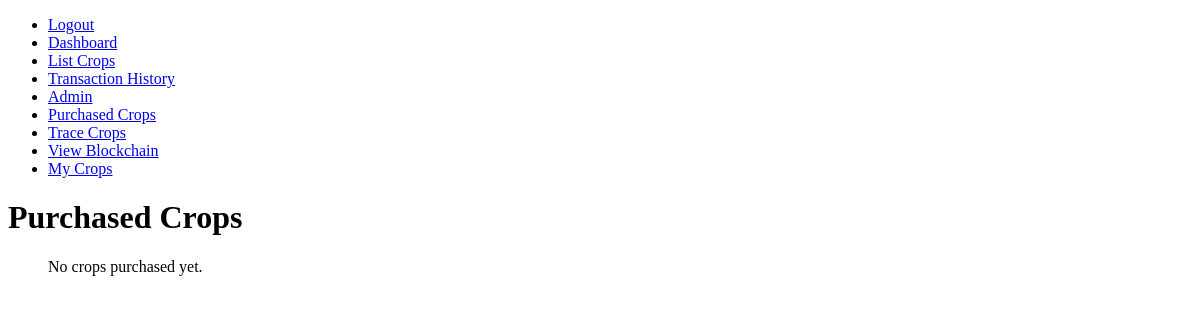
Before: /purchased_crops/ (signed in) with the older database file.
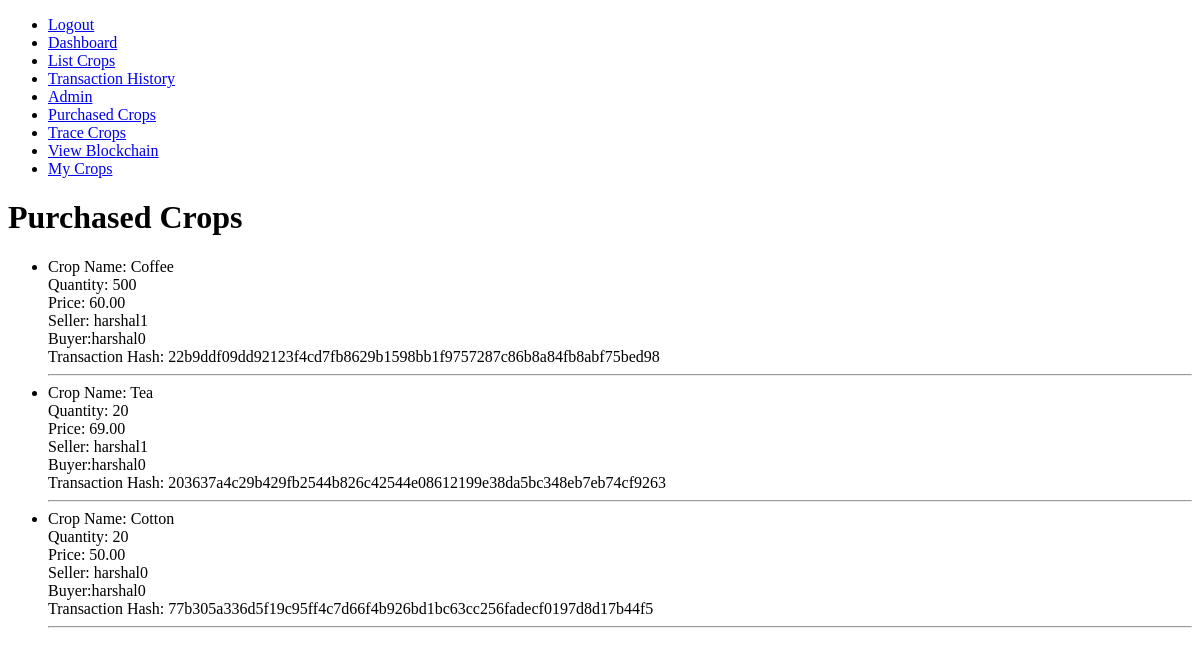
After: the same page with the newer database file.
### supply_chain/models.py (models this page shows, shortened)
class PurchasedCrop(models.Model):
    seller = models.ForeignKey(settings.AUTH_USER_MODEL, related_name='sold_crops', on_delete=models.CASCADE)
    buyer = models.ForeignKey(settings.AUTH_USER_MODEL, related_name='purchased_crops', on_delete=models.CASCADE)
    crop = models.ForeignKey(Crop, on_delete=models.CASCADE)
    quantity = models.PositiveIntegerField()
    price = models.DecimalField(max_digits=10, decimal_places=2)
    transaction_hash = models.CharField(max_length=255)
    timestamp = models.DateTimeField(auto_now_add=True)

class Crop(models.Model):
    name = models.CharField(max_length=100)
    quantity = models.FloatField()
    price = models.FloatField()
    current_owner = models.ForeignKey(CustomUser, on_delete=models.CASCADE, related_name='owned_crops')
    status = models.CharField(max_length=20, choices=[('listed', 'Listed'), ('sold', 'Sold')])
    current_stage = models.CharField(max_length=100, default='Listed by Farmer')
    transaction_hash = models.CharField(max_length=64, blank=True, null=True)
    allowed_users = models.ManyToManyField(CustomUser, related_name='allowed_crops', blank=True)
    visibility = models.CharField(max_length=10, choices=[('public', 'Public'), ('private', 'Private')], default='public')

class CustomUser(AbstractUser):
    ROLE_CHOICES = [
        ('FARMER', 'Farmer'),
        ('DISTRIBUTOR', 'Distributor'),
        ('CONSUMER', 'Consumer'),
    ]
    role = models.CharField(max_length=100, choices=ROLE_CHOICES)

### supply_chain/views.py (the view)
# urls.py: path('purchased_crops/', purchased_crops, name='purchased_crops'),
@login_required
def purchased_crops(request):
    purchased_crops = PurchasedCrop.objects.filter(buyer=request.user)
    return render(request, 'purchased_crops.html', {'purchased_crops': purchased_crops})

### supply_chain/templates/purchased_crops.html
{% extends 'base.html' %}
{% block content %}
<h1>Purchased Crops</h1>
<ul>
    {% for crop in purchased_crops %}
        <li>
            Crop Name: {{ crop.crop.name }}<br>
            Quantity: {{ crop.quantity }}<br>
            Price: {{ crop.price }}<br>
            Seller: {{ crop.seller.username }}<br>
            Buyer:{{crop.buyer.username}}<br>
            Transaction Hash: {{ crop.transaction_hash }}<br>
        </li>
        <hr>
    {% empty %}
        <p>No crops purchased yet.</p>
    {% endfor %}
</ul>
{% endblock %}

Changed rows visible on the page:
added PurchasedCrop: crop.name "Coffee", quantity "500", price "60.00", seller.username "harshal1", buyer.username "harshal0", transaction_hash "22b9ddf09dd92123f4cd7fb8629b1598bb1f9757287c86b8a84fb8abf75bed98"
added PurchasedCrop: crop.name "Tea", quantity "20", price "69.00", seller.username "harshal1", buyer.username "harshal0", transaction_hash "203637a4c29b429fb2544b826c42544e08612199e38da5bc348eb7eb74cf9263"
added PurchasedCrop: crop.name "Cotton", quantity "20", price "50.00", seller.username "harshal0", buyer.username "harshal0", transaction_hash "77b305a336d5f19c95ff4c7d66f4b926bd1bc63cc256fadecf0197d8d17b44f5"
Other visible differences:
text no longer shown: "No crops purchased yet."
